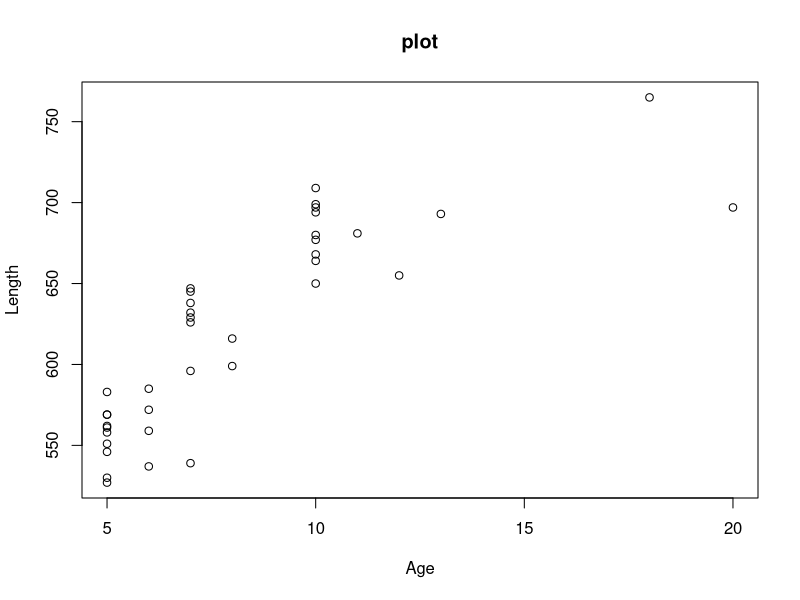
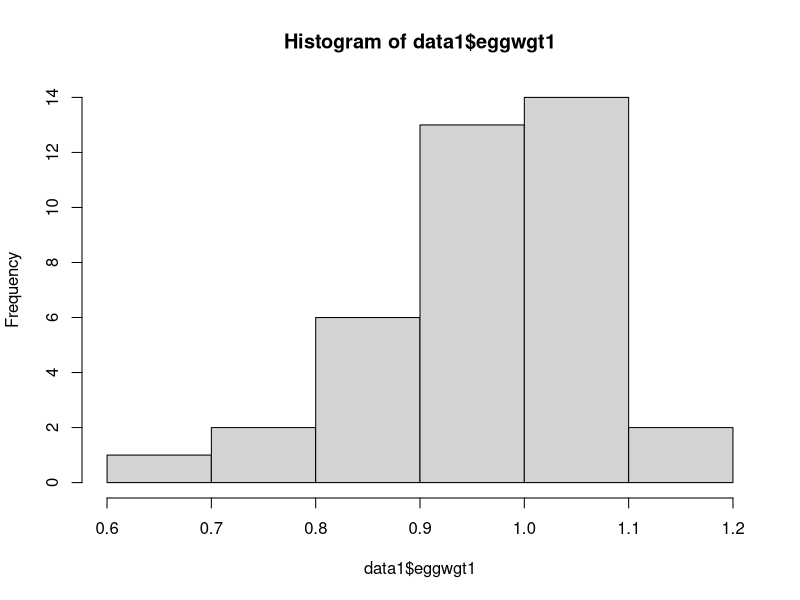
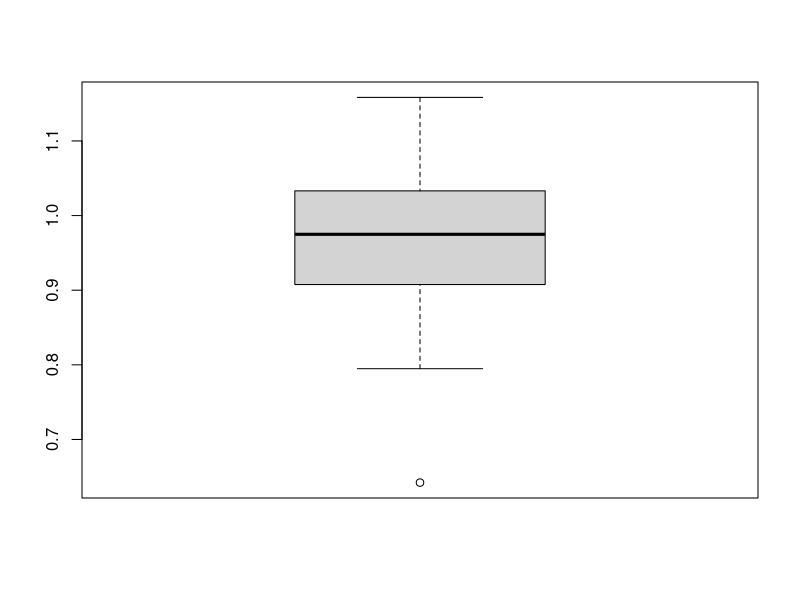
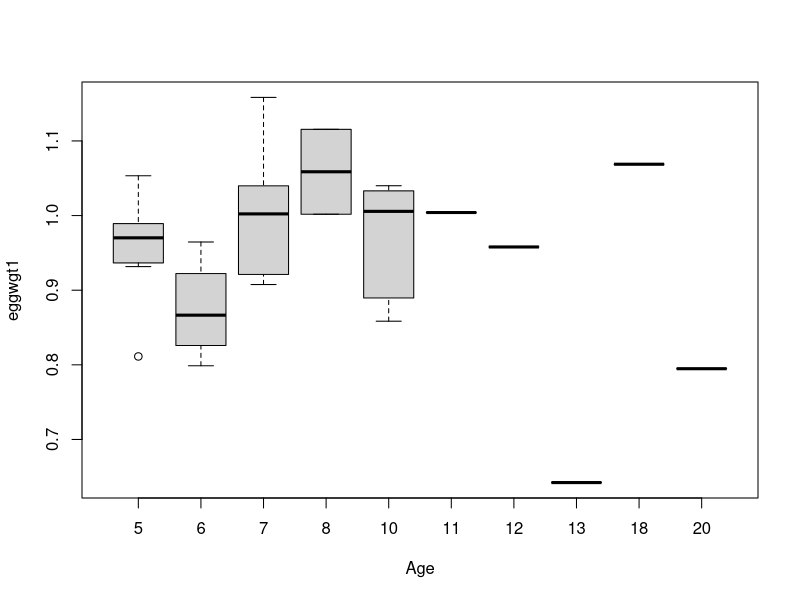
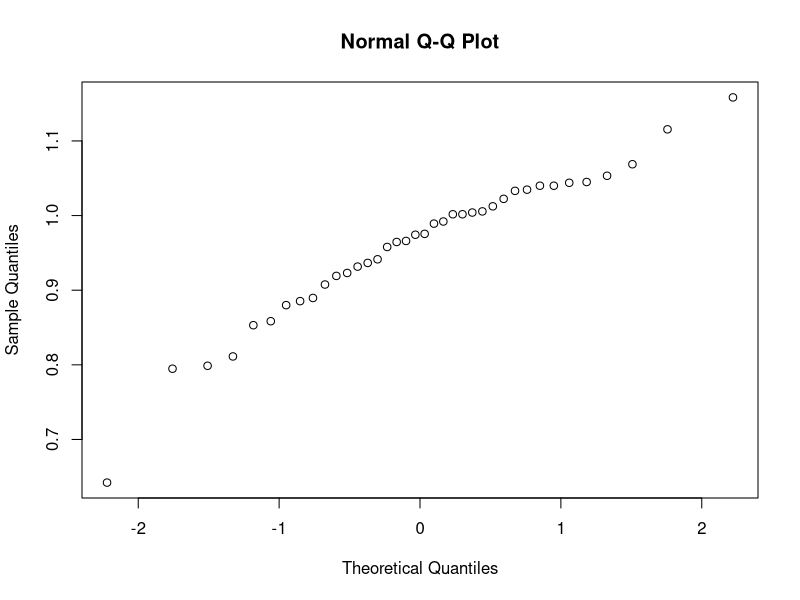
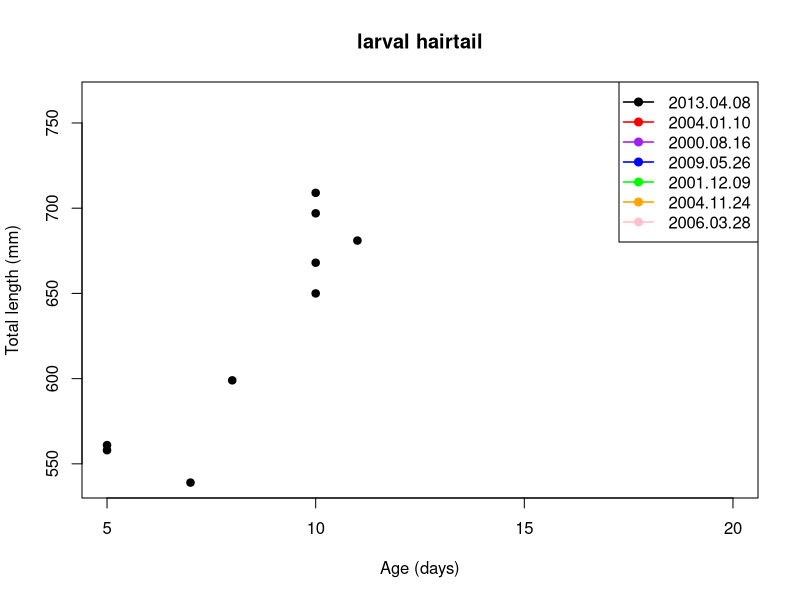
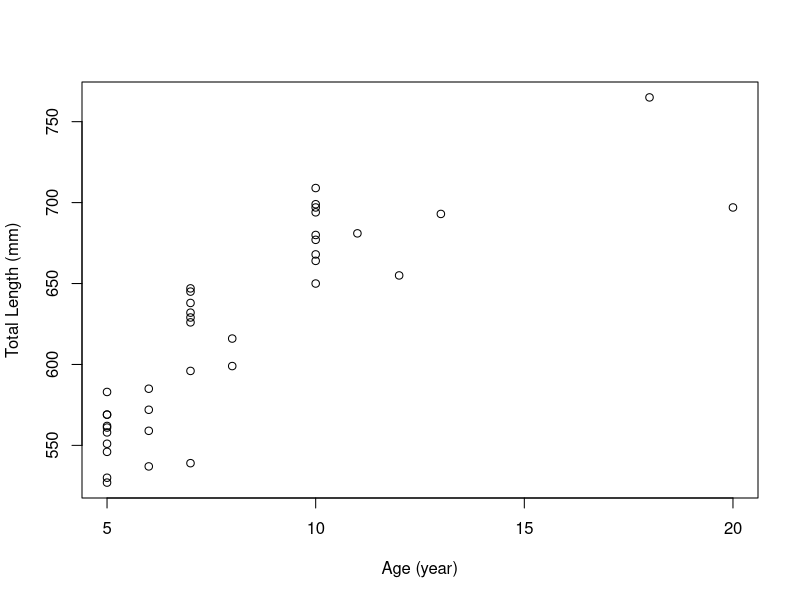

The R script that drew these images, in order: (Note: this script raises an error after producing the figures.)
data1 = read.table("NYdata.txt", header=T, na.string="*")

x = data1$Age
y = data1$TLength

# data exploration
plot(x, y, type="p", main="plot", xlab="Age", ylab="Length")
hist(data1$eggwgt1)
boxplot(data1$eggwgt1)
boxplot(eggwgt1~Age, data1)  # grouped by age
range(data1$Age)
qqnorm(data1$eggwgt1)  # normality

plot(data1$TLength[1:11]~data1$Age[1:11], ylab="Total length (mm)", xlab="Age (days)", 
     main="larval hairtail", pch=19, col="black")
legend('topright', legend=c("2013.04.08","2004.01.10","2000.08.16","2009.05.26","2001.12.09","2004.11.24","2006.03.28"), 
       col=c("black","red","purple","blue","green","orange","pink"), pch=19, lwd=1.5)

# t-test
t.test(data1$eggwgt1, data1$eggwgt2, paired=T)

data2 = data.frame(data1$TLength, data1$Age, data1$eggwgt1, data1$eggwgt2, data1$meandiam)

# correlation test
cor(data2)
cor(data1$TLength, data1$Age)
cor.test(data1$TLength, data1$Age)

# linear regression
mod = lm(data1$TLength~data1$Age)  # fitting linear model
summary(mod)  # summarizing linear model fits

plot(data1$TLength~data1$Age, xlab="Age (year)", ylab="Total Length (mm)")
abline(coef(mod[1], coef(mod[2])), col=2)

